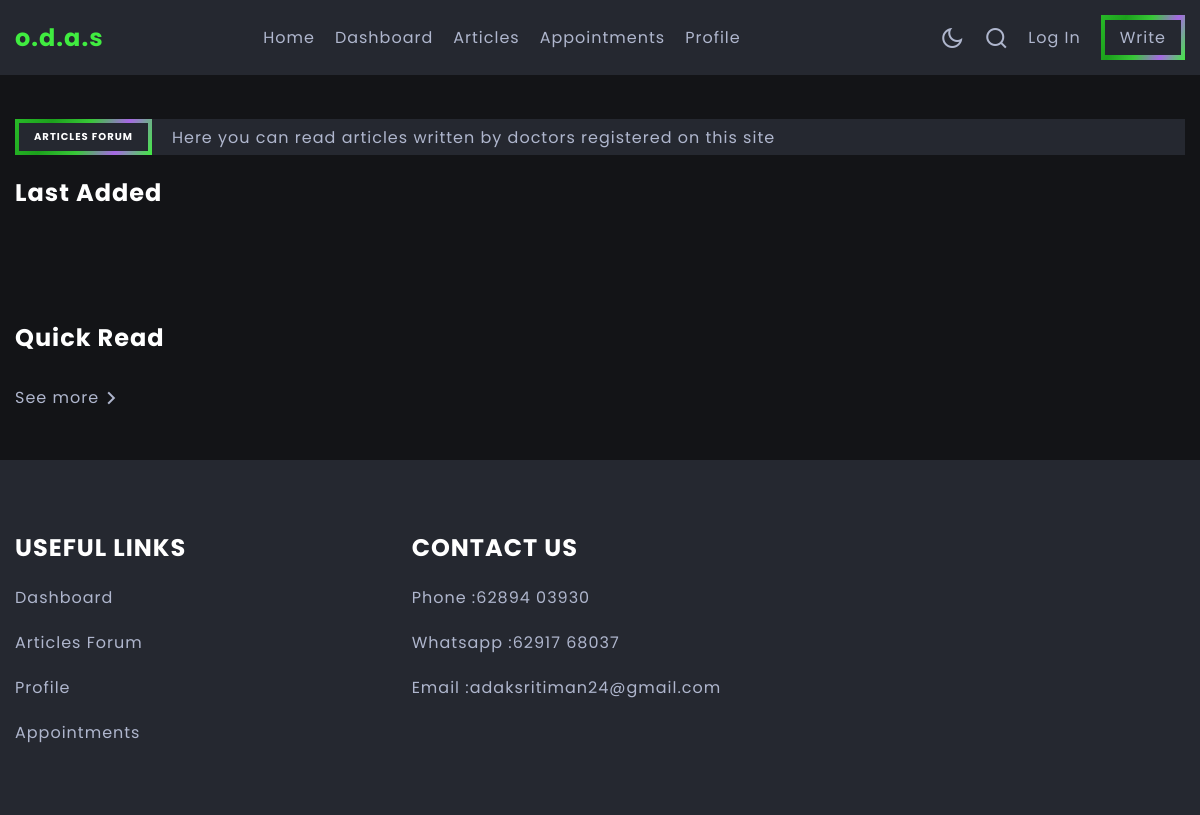
The app's page /articles/home/, older data.
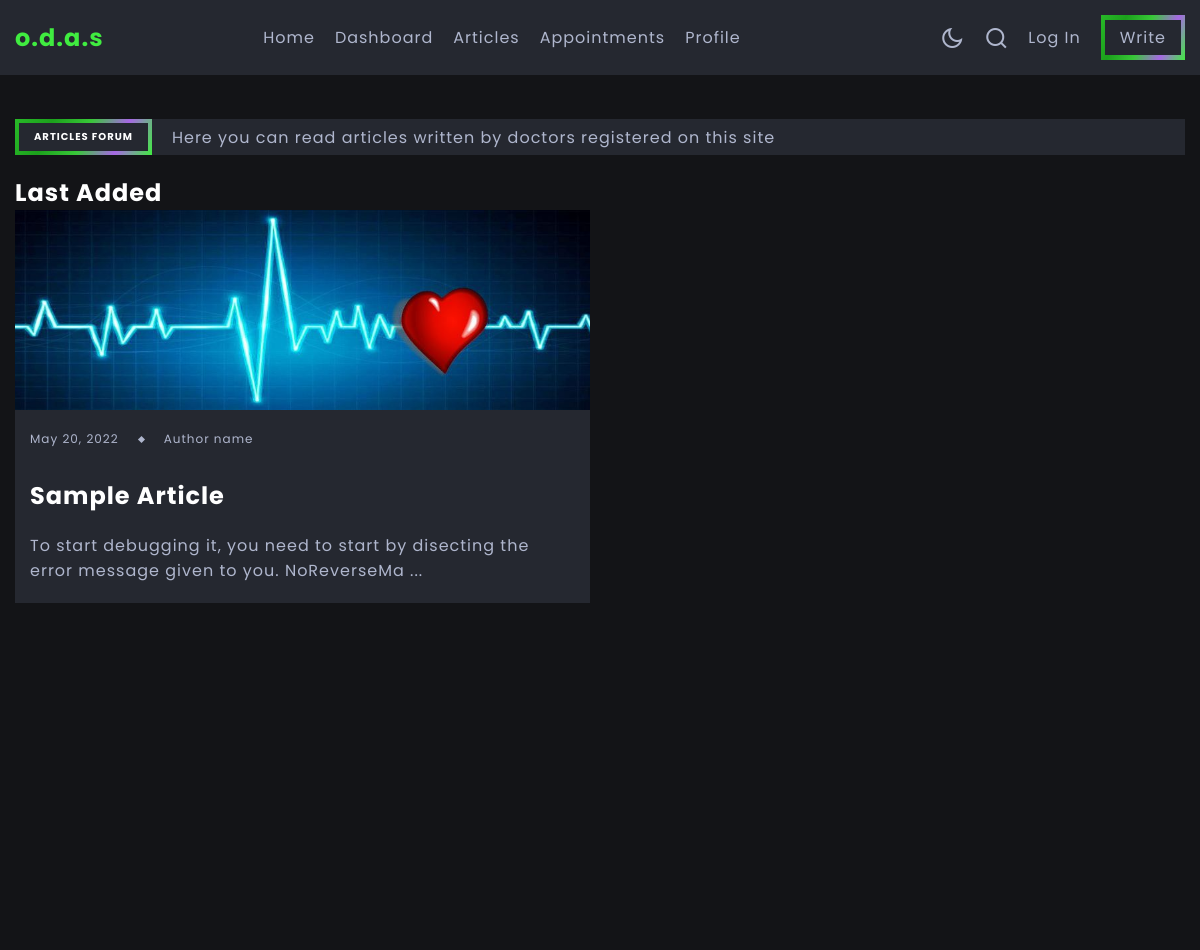
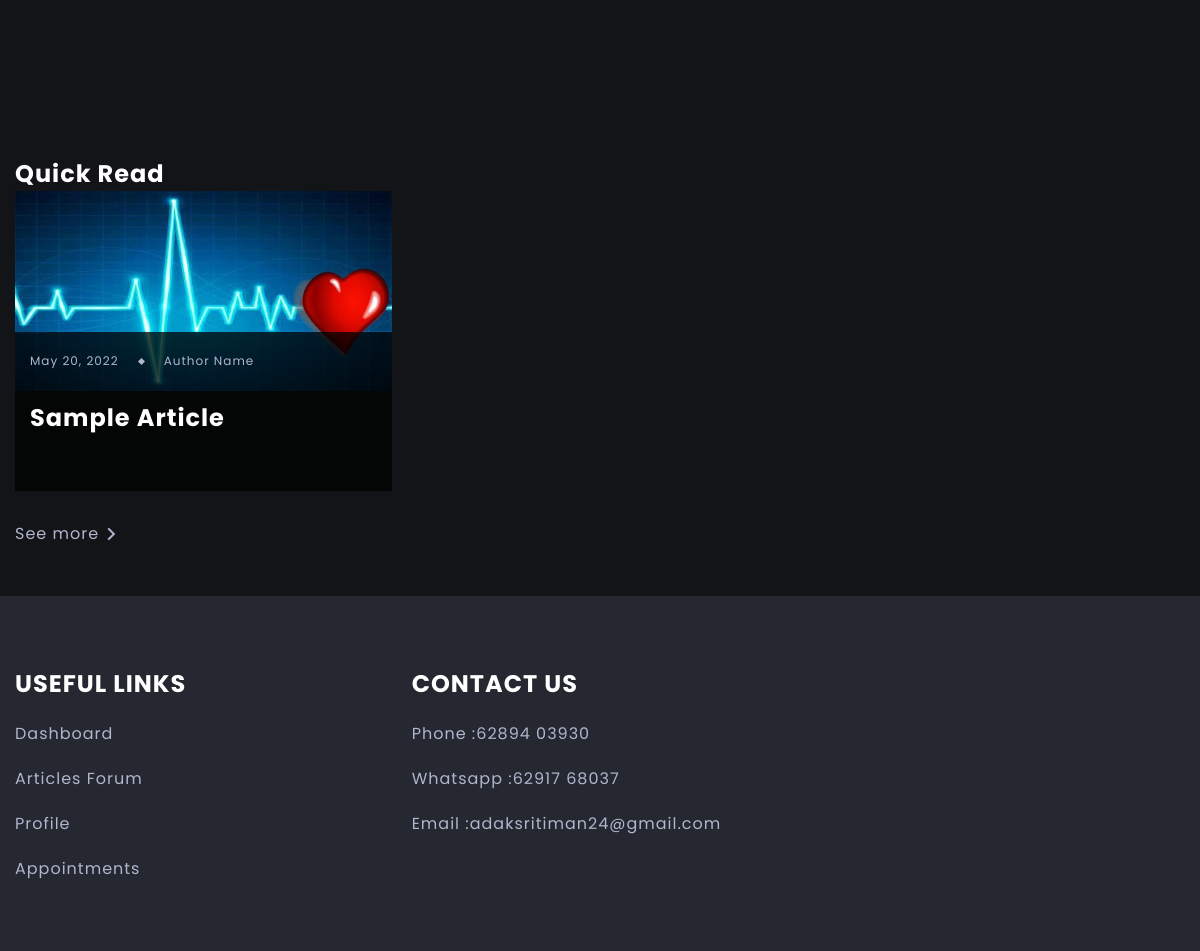
The same page, newer data (2 pictures, top to bottom).
### article/models.py (models this page shows, shortened)
class Article(models.Model):
    author = models.ForeignKey(Doctor, on_delete=models.CASCADE)
    title=models.CharField(max_length=100)
    upload_date=models.DateField(auto_now_add=True)
    image = models.ImageField(upload_to='blogs/%Y/%m/%d/', default='heart.jpg')
    blog=models.TextField(max_length=6500)

### article/views.py (the view)
# urls.py: path('home/',views.home, name='articleshome'),
def home(request):
    print("Home called")
    articles_list_randomized=list(Article.objects.all())
    article_list_sorted=Article.objects.order_by("-upload_date")[0:4]
    random.shuffle(articles_list_randomized)
    print("Herexxxx")
    return render(request, 'article/articleshome.html', {'articles_last_added':article_list_sorted, 'articles_quick_read':articles_list_randomized[0:6]})

### article/templates/article/articleshome.html (shortened to what this page needs)
{% extends 'article/base1.html' %}
{% load static %}
{% block content %}
<section class="last-added section-header-offset">
    <div class="last-added-container container">
        <div class="headline-banner">
            <h3 class="headline fancy-border">
                <span class="place-items-center">Articles Forum</span>
            </h3>
            <span class="headline-description">Here you can read articles written by doctors registered on this site</span>
        </div>
        <h2 class="title section-title">Last Added</h2>
        <div class="last-added-grid-wrapper d-grid">
            {% if  articles_last_added.0 %}
            <a href="{% url 'read_article' articles_last_added.0.id %}" class="article last-added-article last-added-article-1">
                <div class="article-image-wrapper">
                    <img src="{{articles_last_added.0.image.url}}" alt="Couldn\'t load image" class="article-image">
                </div>
                <div class="article-data-container">
                    <div class="article-data">
                        <span>{{articles_last_added.0.upload_date}}</span>
                        <span class="article-data-spacer"></span>
                        <span>Author name</span>
                    </div>
                    <h3 class="title article-title">{{articles_last_added.0.title}}</h3>
                    <p class="article-description">{{articles_last_added.0.blog|slice:":100"}} ...</p>
                </div>
            </a>
            {% endif %}
        </div>
    </div>
</section>
<section class="quick-read section">
    <div class="container">
        <h2 class="title section-title">Quick Read</h2>
        <div class="swiper">
            <div class="swiper-wrapper">
                {% for article in articles_quick_read %}
                <a href="{% url 'read_article' article.id %}" class="article swiper-slide">
                    <div class="results-image-wrapper">
                        <img src="{{article.image.url}}" alt="Couldn't load image" class="article-image">
                    </div>
                    <div class="article-data-container">
                        <div class="article-data">
                            <span>{{article.upload_date}}</span>
                            <span class="article-data-spacer"></span>
                            <span>Author Name</span>
                        </div>
                        <h3 class="title article-title">{{article.title}}</h3>
                    </div>
                </a>
                {% endfor %}
            </div>
        </div>
        <div class="see-more-container">
            <a href="{% url 'results' %}" class="see-more-btn place-items-center">
                See more <i class="ri-arrow-right-s-line"></i>
            </a>
        </div>
    </div>
</section>
{% endblock content %}

Row changes from the older to the newer data that the page shows:
added Article: image (picture), upload_date "May 20, 2022", title "Sample Article", blog "To start debugging it, you need to start by disecting the error message given to you. NoReverseMa"
Text that changed along with them:
text now shown: "Author name ..."
